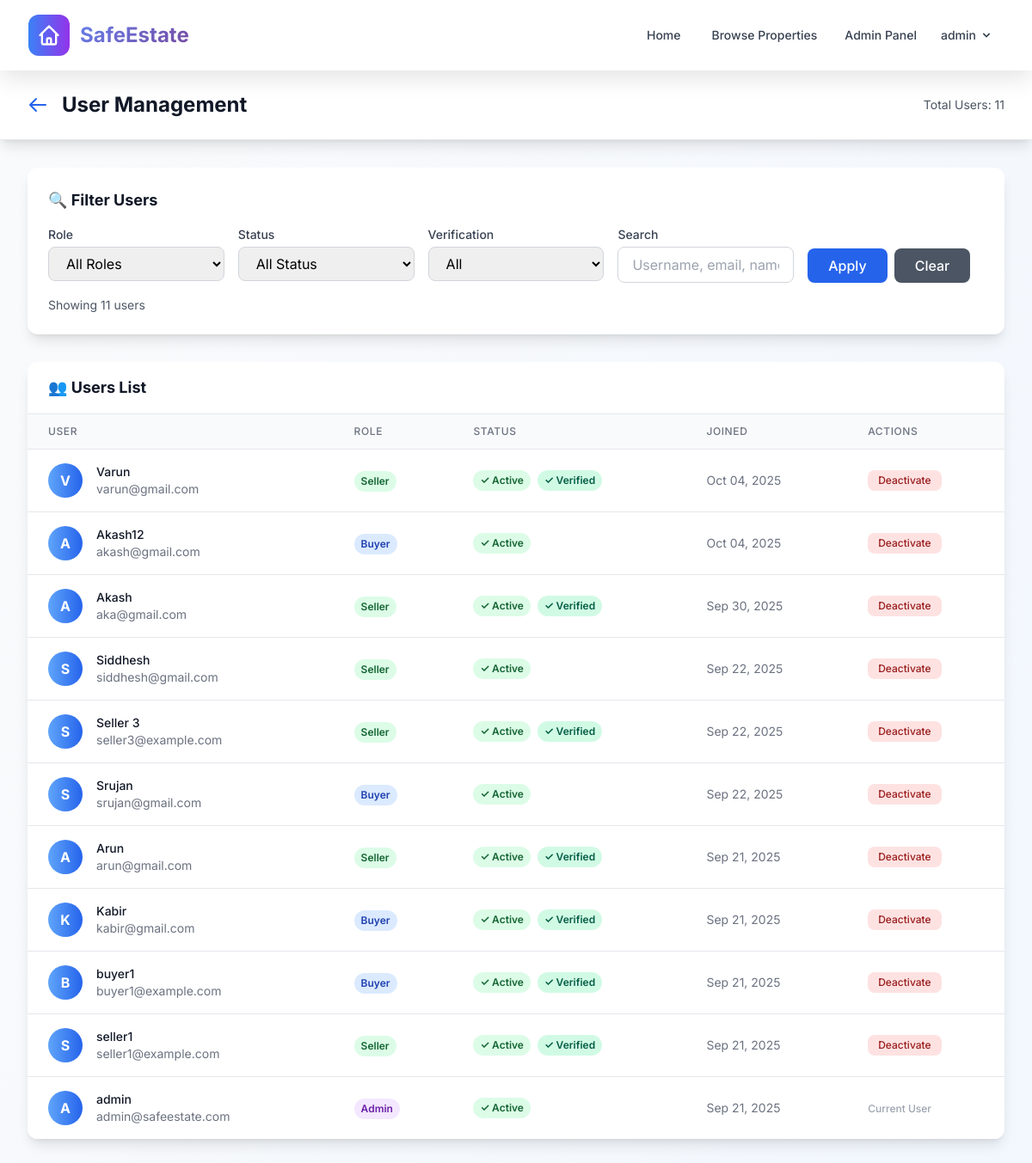
Screenshot of /admin-panel/users/ (signed in) with the database file from the repository.
### accounts/models.py (models this page shows, shortened)
class CustomUser(AbstractUser):
    ROLE_CHOICES = [
        ('buyer', 'Buyer'),
        ('seller', 'Seller'),
        ('admin', 'Admin'),
    ]
    role = models.CharField(max_length=10, choices=ROLE_CHOICES, default='buyer')
    phone = models.CharField(max_length=15, blank=True)
    address = models.TextField(blank=True)
    is_verified = models.BooleanField(default=False)
    date_created = models.DateTimeField(auto_now_add=True)

### admin_panel/views.py (the view)
    def wrapper(request, *args, **kwargs):
        if not request.user.is_authenticated or request.user.role != 'admin':
            messages.error(request, 'Access denied. Admin privileges required.')
            return redirect('properties:property_list')
        return view_func(request, *args, **kwargs)

### admin_panel/views.py (called while the page is built)
def admin_required(view_func):
    def wrapper(request, *args, **kwargs):
        if not request.user.is_authenticated or request.user.role != 'admin':
            messages.error(request, 'Access denied. Admin privileges required.')
            return redirect('properties:property_list')
        return view_func(request, *args, **kwargs)
    return wrapper

### templates/admin_panel/manage_users.html (shortened to what this page needs)
{% extends 'base/base.html' %}
{% block content %}
<div class="min-h-screen bg-gradient-to-br from-gray-50 to-blue-50">
    <div class="bg-white shadow-lg border-b border-gray-200">
        <div class="max-w-7xl mx-auto px-4 sm:px-6 lg:px-8">
            <div class="flex justify-between items-center py-6">
                <div class="flex items-center">
                    <a href="{% url 'admin_panel:dashboard' %}" class="text-blue-600 hover:text-blue-800 mr-4">
                        <svg class="w-6 h-6" fill="none" stroke="currentColor" viewBox="0 0 24 24">
                            <path stroke-linecap="round" stroke-linejoin="round" stroke-width="2" d="M10 19l-7-7m0 0l7-7m-7 7h18"></path>
                        </svg>
                    </a>
                    <h1 class="text-2xl font-bold text-gray-900">User Management</h1>
                </div>
                <div class="text-sm text-gray-600">
                    Total Users: {{ total_count }}
                </div>
            </div>
        </div>
    </div>
    <div class="max-w-7xl mx-auto px-4 sm:px-6 lg:px-8 py-8">
        <div class="bg-white rounded-xl shadow-lg p-6 mb-8">
            <h3 class="text-lg font-bold text-gray-900 mb-4">🔍 Filter Users</h3>
            <form method="get" class="space-y-4">
                <div class="grid grid-cols-1 md:grid-cols-2 lg:grid-cols-5 gap-4">
                    <div>
                        <label class="block text-sm font-medium text-gray-700 mb-1">Role</label>
                        <select name="role" class="w-full px-4 py-2 border border-gray-300 rounded-lg focus:ring-2 focus:ring-blue-500 focus:border-transparent">
                            <option value="">All Roles</option>
                        </select>
                    </div>
                    <div>
                        <label class="block text-sm font-medium text-gray-700 mb-1">Status</label>
                        <select name="status" class="w-full px-4 py-2 border border-gray-300 rounded-lg focus:ring-2 focus:ring-blue-500 focus:border-transparent">
                            <option value="">All Status</option>
                        </select>
                    </div>
                    <div>
                        <label class="block text-sm font-medium text-gray-700 mb-1">Verification</label>
                        <select name="verification" class="w-full px-4 py-2 border border-gray-300 rounded-lg focus:ring-2 focus:ring-blue-500 focus:border-transparent">
                            <option value="">All</option>
                        </select>
                    </div>
                    <div>
                        <label class="block text-sm font-medium text-gray-700 mb-1">Search</label>
                        <input type="text" name="search" value="{{ search_query|default:'' }}" placeholder="Username, email, name..." class="w-full px-4 py-2 border border-gray-300 rounded-lg focus:ring-2 focus:ring-blue-500 focus:border-transparent">
                    </div>
                    <div class="flex items-end space-x-2">
                        <button type="submit" class="px-6 py-2 bg-blue-600 text-white rounded-lg hover:bg-blue-700 transition-colors duration-200 font-medium">
                            Apply
                        </button>
                        <a href="{% url 'admin_panel:manage_users' %}" class="px-6 py-2 bg-gray-600 text-white rounded-lg hover:bg-gray-700 transition-colors duration-200 font-medium">
                            Clear
                        </a>
                    </div>
                </div>
                <div class="text-sm text-gray-600">
                    Showing {{ total_count }} user{{ total_count|pluralize }}
                </div>
            </form>
        </div>
        <div class="bg-white rounded-xl shadow-lg overflow-hidden">
            <div class="px-6 py-4 border-b border-gray-200">
                <h3 class="text-lg font-bold text-gray-900">👥 Users List</h3>
            </div>
            {% if users %}
                <div class="overflow-x-auto">
                    <table class="min-w-full divide-y divide-gray-200">
                        <thead class="bg-gray-50">
                            <tr>
                                <th class="px-6 py-3 text-left text-xs font-medium text-gray-500 uppercase tracking-wider">User</th>
                                <th class="px-6 py-3 text-left text-xs font-medium text-gray-500 uppercase tracking-wider">Role</th>
                                <th class="px-6 py-3 text-left text-xs font-medium text-gray-500 uppercase tracking-wider">Status</th>
                                <th class="px-6 py-3 text-left text-xs font-medium text-gray-500 uppercase tracking-wider">Joined</th>
                                <th class="px-6 py-3 text-left text-xs font-medium text-gray-500 uppercase tracking-wider">Actions</th>
                            </tr>
                        </thead>
                        <tbody class="bg-white divide-y divide-gray-200">
                            {% for user in users %}
                            <tr class="hover:bg-gray-50">
                                <td class="px-6 py-4 whitespace-nowrap">
                                    <div class="flex items-center">
                                        <div class="w-10 h-10 bg-gradient-to-r from-blue-400 to-blue-600 rounded-full flex items-center justify-center text-white font-bold">
                                            {{ user.username|first|upper }}
                                        </div>
                                        <div class="ml-4">
                                            <div class="text-sm font-medium text-gray-900">
                                                {{ user.get_full_name|default:user.username }}
                                            </div>
                                            <div class="text-sm text-gray-500">{{ user.email }}</div>
                                        </div>
                                    </div>
                                </td>
                                <td class="px-6 py-4 whitespace-nowrap">
                                    <span class="inline-flex px-2 py-1 text-xs font-semibold rounded-full
                                        {% if user.role == 'admin' %}bg-purple-100 text-purple-800
                                        {% elif user.role == 'seller' %}bg-green-100 text-green-800
                                        {% else %}bg-blue-100 text-blue-800{% endif %}">
                                        {{ user.get_role_display }}
                                    </span>
                                </td>
                                <td class="px-6 py-4 whitespace-nowrap">
                                    <div class="flex items-center">
                                        {% if user.is_active %}
                                            <span class="inline-flex px-2 py-1 text-xs font-semibold rounded-full bg-green-100 text-green-800">
                                                ✓ Active
                                            </span>
                                        {% else %}
                                            <span class="inline-flex px-2 py-1 text-xs font-semibold rounded-full bg-red-100 text-red-800">
                                                ✗ Inactive
                                            </span>
                                        {% endif %}
                                        {% if user.is_verified %}
                                            <span class="ml-2 inline-flex px-2 py-1 text-xs font-semibold rounded-full bg-emerald-100 text-emerald-800">
                                                ✓ Verified
                                            </span>
                                        {% endif %}
                                    </div>
                                </td>
                                <td class="px-6 py-4 whitespace-nowrap text-sm text-gray-500">
                                    {{ user.date_joined|date:"M d, Y" }}
                                </td>
                                <td class="px-6 py-4 whitespace-nowrap text-sm font-medium">
                                    {% if user != request.user %}
                                        <form method="post" action="{% url 'admin_panel:toggle_user_status' user.pk %}" class="inline">
                                            <button type="submit" class="{% if user.is_active %}bg-red-100 text-red-800 hover:bg-red-200{% else %}bg-green-100 text-green-800 hover:bg-green-200{% endif %} px-3 py-1 rounded-lg text-xs font-medium transition-colors duration-200">
                                                {% if user.is_active %}Deactivate{% else %}Activate{% endif %}
                                            </button>
                                        </form>
                                    {% else %}
                                        <span class="text-gray-400 text-xs">Current User</span>
                                    {% endif %}
                                </td>
                            </tr>
                            {% endfor %}
                        </tbody>
                    </table>
                </div>
            {% endif %}
        </div>
    </div>
</div>
{% endblock %}

### templates/base/base.html (shortened to what this page needs)
<!DOCTYPE html>
<html lang="en">
<head>
    <script src="https://cdn.tailwindcss.com"></script>
</head>
<body class="bg-gradient-to-br from-gray-50 to-blue-50 min-h-screen">
    <nav class="glass-effect navbar-shadow sticky top-0 z-50">
        <div class="max-w-7xl mx-auto px-4 sm:px-6 lg:px-8">
            <div class="flex justify-between items-center h-20">
                <div class="flex items-center">
                    <a href="{% url 'home' %}" class="flex items-center space-x-3 group">
                        <div class="w-12 h-12 bg-gradient-to-r from-blue-500 to-purple-600 rounded-xl flex items-center justify-center transform group-hover:scale-110 transition-transform duration-300">
                            <svg class="w-7 h-7 text-white" fill="none" stroke="currentColor" viewBox="0 0 24 24">
                                <path stroke-linecap="round" stroke-linejoin="round" stroke-width="2" d="M3 12l2-2m0 0l7-7 7 7M5 10v10a1 1 0 001 1h3m10-11l2 2m-2-2v10a1 1 0 01-1 1h-3m-6 0a1 1 0 001-1v-4a1 1 0 011-1h2a1 1 0 011 1v4a1 1 0 001 1m-6 0h6"></path>
                            </svg>
                        </div>
                        <span class="text-2xl font-bold text-gradient">SafeEstate</span>
                    </a>
                </div>
                <div class="hidden md:flex items-center space-x-1">
                    <a href="{% url 'home' %}" class="text-gray-700 hover:text-blue-600 px-4 py-2 rounded-xl text-sm font-medium transition-all duration-200 hover:bg-blue-50">
                        Home
                    </a>
                    <a href="{% url 'properties:property_list' %}" class="text-gray-700 hover:text-blue-600 px-4 py-2 rounded-xl text-sm font-medium transition-all duration-200 hover:bg-blue-50">
                        Browse Properties
                    </a>
                    {% if user.is_authenticated %}
                        {% if user.role == 'seller' %}
                            <a href="{% url 'properties:add_property' %}" class="text-gray-700 hover:text-blue-600 px-3 py-2 rounded-md text-sm font-medium">
                                List Property
                            </a>
                            <a href="{% url 'properties:my_properties' %}" class="text-gray-700 hover:text-blue-600 px-3 py-2 rounded-md text-sm font-medium">
                                My Properties
                            </a>
                        {% elif user.role == 'buyer' %}
                            <a href="{% url 'properties:my_visit_requests' %}" class="text-gray-700 hover:text-blue-600 px-3 py-2 rounded-md text-sm font-medium">
                                My Visits
                            </a>
                        {% elif user.role == 'admin' %}
                            <a href="{% url 'admin_panel:dashboard' %}" class="text-gray-700 hover:text-blue-600 px-3 py-2 rounded-md text-sm font-medium">
                                Admin Panel
                            </a>
                        {% endif %}
                        <div class="relative group">
                            <button class="flex items-center text-gray-700 hover:text-blue-600 px-3 py-2 rounded-md text-sm font-medium" onclick="toggleUserDropdown()">
                                {{ user.username }}
                                <svg class="ml-1 h-4 w-4" fill="currentColor" viewBox="0 0 20 20">
                                    <path fill-rule="evenodd" d="M5.293 7.293a1 1 0 011.414 0L10 10.586l3.293-3.293a1 1 0 111.414 1.414l-4 4a1 1 0 01-1.414 0l-4-4a1 1 0 010-1.414z" clip-rule="evenodd"></path>
                                </svg>
                            </button>
                        </div>
                    {% endif %}
                </div>
            </div>
        </div>
    </nav>
    <main>
        {% block content %}{% endblock %}
    </main>
</body>
</html>

### templates/base/base.html (style rules this page uses)
* { font-family: 'Inter', sans-serif; }
.navbar-shadow { box-shadow: 0 10px 25px rgba(0,0,0,.1); }
.glass-effect { background: rgba(255, 255, 255, 0.95); backdrop-filter: blur(10px); border: 1px solid rgba(255, 255, 255, 0.2); }
.text-gradient { background: linear-gradient(135deg, #667eea 0%, #764ba2 100%); -webkit-background-clip: text; -webkit-text-fill-color: transparent; background-clip: text; }

### rows the page displays
CustomUser: username "admin", username|first "A", get_full_name "admin", email "admin@safeestate.com", role "Admin", is_active "✓ Active", date_joined "Sep 21, 2025", shows "Current User"
CustomUser: username|first "V", get_full_name "Varun", email "varun@gmail.com", role "Seller", is_active "✓ Active", is_verified "✓ Verified", date_joined "Oct 04, 2025"
CustomUser: username|first "A", get_full_name "Akash12", email "akash@gmail.com", role "Buyer", is_active "✓ Active", date_joined "Oct 04, 2025"
CustomUser: username|first "A", get_full_name "Akash", email "aka@gmail.com", role "Seller", is_active "✓ Active", is_verified "✓ Verified", date_joined "Sep 30, 2025"
CustomUser: username|first "S", get_full_name "Siddhesh", email "siddhesh@gmail.com", role "Seller", is_active "✓ Active", date_joined "Sep 22, 2025"
CustomUser: username|first "S", get_full_name "Seller 3", email "seller3@example.com", role "Seller", is_active "✓ Active", is_verified "✓ Verified", date_joined "Sep 22, 2025"
CustomUser: username|first "S", get_full_name "Srujan", email "srujan@gmail.com", role "Buyer", is_active "✓ Active", date_joined "Sep 22, 2025"
CustomUser: username|first "A", get_full_name "Arun", email "arun@gmail.com", role "Seller", is_active "✓ Active", is_verified "✓ Verified", date_joined "Sep 21, 2025"
CustomUser: username|first "K", get_full_name "Kabir", email "kabir@gmail.com", role "Buyer", is_active "✓ Active", is_verified "✓ Verified", date_joined "Sep 21, 2025"
CustomUser: username|first "B", get_full_name "buyer1", email "buyer1@example.com", role "Buyer", is_active "✓ Active", is_verified "✓ Verified", date_joined "Sep 21, 2025"
CustomUser: username|first "S", get_full_name "seller1", email "seller1@example.com", role "Seller", is_active "✓ Active", is_verified "✓ Verified", date_joined "Sep 21, 2025"

### other values shown
{{ total_count }} "11"
